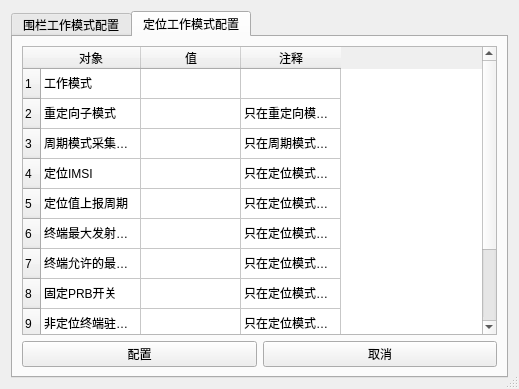
<?xml version="1.0" encoding="UTF-8"?>
<ui version="4.0">
 <class>Dialog</class>
 <widget class="QDialog" name="Dialog">
  <property name="geometry">
   <rect>
    <x>0</x>
    <y>0</y>
    <width>519</width>
    <height>389</height>
   </rect>
  </property>
  <property name="windowTitle">
   <string>Dialog</string>
  </property>
  <property name="sizeGripEnabled">
   <bool>true</bool>
  </property>
  <layout class="QGridLayout" name="gridLayout">
   <item row="0" column="0">
    <widget class="QTabWidget" name="tabWidget_workmode">
     <property name="currentIndex">
      <number>1</number>
     </property>
     <widget class="QWidget" name="tab_wl">
      <attribute name="title">
       <string>围栏工作模式配置</string>
      </attribute>
      <layout class="QGridLayout" name="gridLayout_2">
       <item row="0" column="0">
        <widget class="QTableWidget" name="tableWidget_wl">
         <row>
          <property name="text">
           <string>1</string>
          </property>
         </row>
         <row>
          <property name="text">
           <string>2</string>
          </property>
         </row>
         <row>
          <property name="text">
           <string>3</string>
          </property>
         </row>
         <row>
          <property name="text">
           <string>4</string>
          </property>
         </row>
         <column>
          <property name="text">
           <string>对象</string>
          </property>
         </column>
         <column>
          <property name="text">
           <string>值</string>
          </property>
         </column>
         <column>
          <property name="text">
           <string>注释</string>
          </property>
         </column>
         <item row="0" column="0">
          <property name="text">
           <string>工作模式</string>
          </property>
         </item>
         <item row="1" column="0">
          <property name="text">
           <string>重定向子模式</string>
          </property>
         </item>
         <item row="1" column="2">
          <property name="text">
           <string>只在重定向模式下生效</string>
          </property>
         </item>
         <item row="2" column="0">
          <property name="text">
           <string>周期模式采集周期</string>
          </property>
         </item>
         <item row="2" column="2">
          <property name="text">
           <string>只在周期模式下生效，单位分钟1~65535</string>
          </property>
         </item>
         <item row="3" column="0">
          <property name="text">
           <string>管控子模式</string>
          </property>
         </item>
         <item row="3" column="2">
          <property name="text">
           <string>只在管控模式下生效</string>
          </property>
         </item>
        </widget>
       </item>
       <item row="1" column="0">
        <layout class="QHBoxLayout" name="horizontalLayout">
         <item>
          <widget class="QPushButton" name="pushButton_wl_work_ok">
           <property name="text">
            <string>配置</string>
           </property>
          </widget>
         </item>
         <item>
          <widget class="QPushButton" name="pushButton_wl_work_cancel">
           <property name="text">
            <string>取消</string>
           </property>
          </widget>
         </item>
        </layout>
       </item>
      </layout>
     </widget>
     <widget class="QWidget" name="tab_dw">
      <attribute name="title">
       <string>定位工作模式配置</string>
      </attribute>
      <layout class="QGridLayout" name="gridLayout_3">
       <item row="0" column="0">
        <widget class="QTableWidget" name="tableWidget_dw">
         <row>
          <property name="text">
           <string>1</string>
          </property>
         </row>
         <row>
          <property name="text">
           <string>2</string>
          </property>
         </row>
         <row>
          <property name="text">
           <string>3</string>
          </property>
         </row>
         <row>
          <property name="text">
           <string>4</string>
          </property>
         </row>
         <row>
          <property name="text">
           <string>5</string>
          </property>
         </row>
         <row>
          <property name="text">
           <string>6</string>
          </property>
         </row>
         <row>
          <property name="text">
           <string>7</string>
          </property>
         </row>
         <row>
          <property name="text">
           <string>8</string>
          </property>
         </row>
         <row>
          <property name="text">
           <string>9</string>
          </property>
         </row>
         <row>
          <property name="text">
           <string>10</string>
          </property>
         </row>
         <row>
          <property name="text">
           <string>11</string>
          </property>
         </row>
         <column>
          <property name="text">
           <string>对象</string>
          </property>
         </column>
         <column>
          <property name="text">
           <string>值</string>
          </property>
         </column>
         <column>
          <property name="text">
           <string>注释</string>
          </property>
         </column>
         <item row="0" column="0">
          <property name="text">
           <string>工作模式</string>
          </property>
         </item>
         <item row="1" column="0">
          <property name="text">
           <string>重定向子模式</string>
          </property>
         </item>
         <item row="1" column="2">
          <property name="text">
           <string>只在重定向模式生效</string>
          </property>
         </item>
         <item row="2" column="0">
          <property name="text">
           <string>周期模式采集周期</string>
          </property>
         </item>
         <item row="2" column="2">
          <property name="text">
           <string>只在周期模式生效，单位分钟1~65535</string>
          </property>
         </item>
         <item row="3" column="0">
          <property name="text">
           <string>定位IMSI</string>
          </property>
         </item>
         <item row="3" column="2">
          <property name="text">
           <string>只在定位模式生效</string>
          </property>
         </item>
         <item row="4" column="0">
          <property name="text">
           <string>定位值上报周期</string>
          </property>
         </item>
         <item row="4" column="2">
          <property name="text">
           <string>只在定位模式生效</string>
          </property>
         </item>
         <item row="5" column="0">
          <property name="text">
           <string>终端最大发射功率开关</string>
          </property>
         </item>
         <item row="5" column="2">
          <property name="text">
           <string>只在定位模式生效</string>
          </property>
         </item>
         <item row="6" column="0">
          <property name="text">
           <string>终端允许的最大发射功率</string>
          </property>
         </item>
         <item row="6" column="2">
          <property name="text">
           <string>只在定位模式生效，单位dBm 0~23</string>
          </property>
         </item>
         <item row="7" column="0">
          <property name="text">
           <string>固定PRB开关</string>
          </property>
         </item>
         <item row="7" column="1">
          <property name="text">
           <string/>
          </property>
         </item>
         <item row="7" column="2">
          <property name="text">
           <string>只在定位模式生效</string>
          </property>
         </item>
         <item row="8" column="0">
          <property name="text">
           <string>非定位终端驻留开关</string>
          </property>
         </item>
         <item row="8" column="2">
          <property name="text">
           <string>只在定位模式生效</string>
          </property>
         </item>
         <item row="9" column="0">
          <property name="text">
           <string>SRS开关</string>
          </property>
         </item>
         <item row="9" column="2">
          <property name="text">
           <string>只在定位模式生效</string>
          </property>
         </item>
         <item row="10" column="0">
          <property name="text">
           <string>管控模式</string>
          </property>
         </item>
         <item row="10" column="2">
          <property name="text">
           <string>只在管控模式生效</string>
          </property>
         </item>
        </widget>
       </item>
       <item row="1" column="0">
        <layout class="QHBoxLayout" name="horizontalLayout_2">
         <item>
          <widget class="QPushButton" name="pushButton_dw_work_ok">
           <property name="text">
            <string>配置</string>
           </property>
          </widget>
         </item>
         <item>
          <widget class="QPushButton" name="pushButton_dw_work_cancel">
           <property name="text">
            <string>取消</string>
           </property>
          </widget>
         </item>
        </layout>
       </item>
      </layout>
     </widget>
    </widget>
   </item>
  </layout>
 </widget>
 <resources/>
 <connections/>
</ui>
